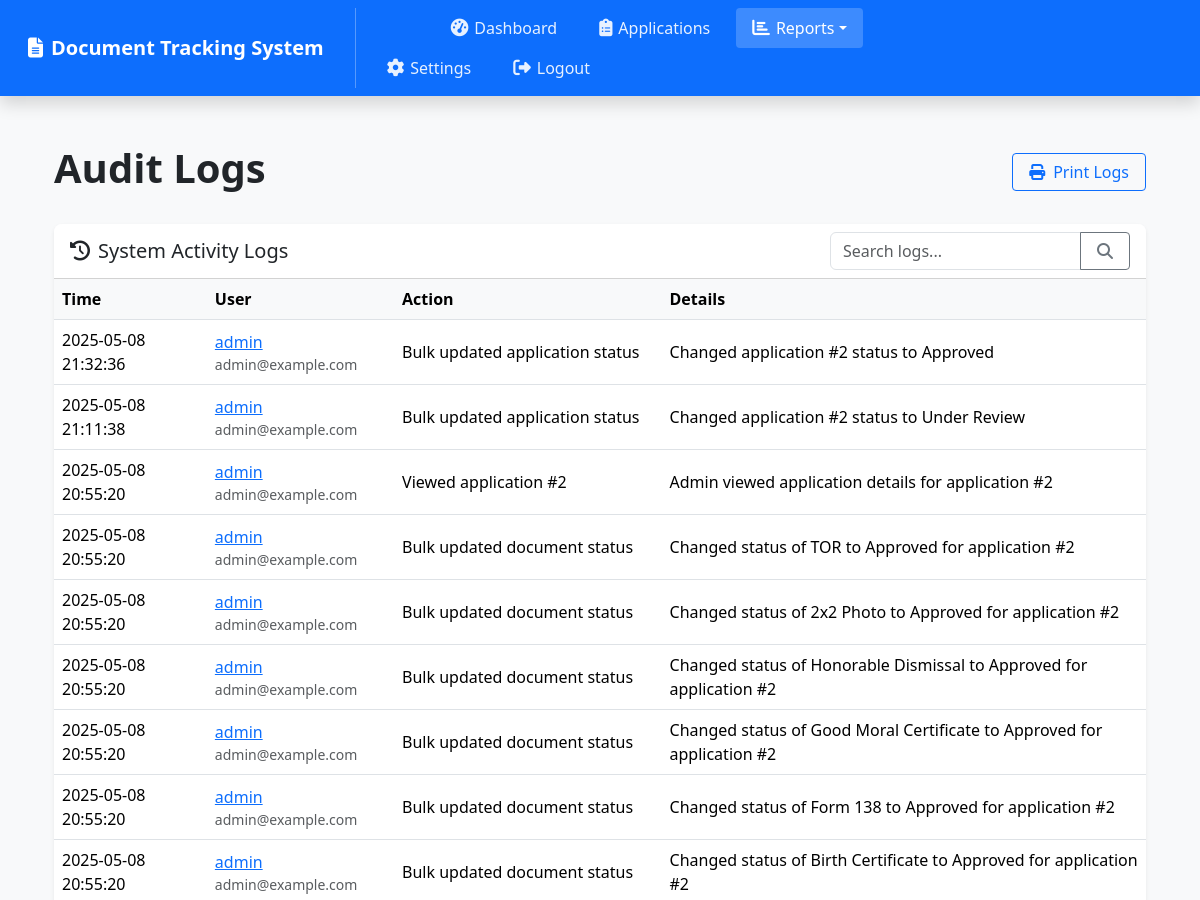
Before: /admin/logs (signed in, upper part) with the older database file.
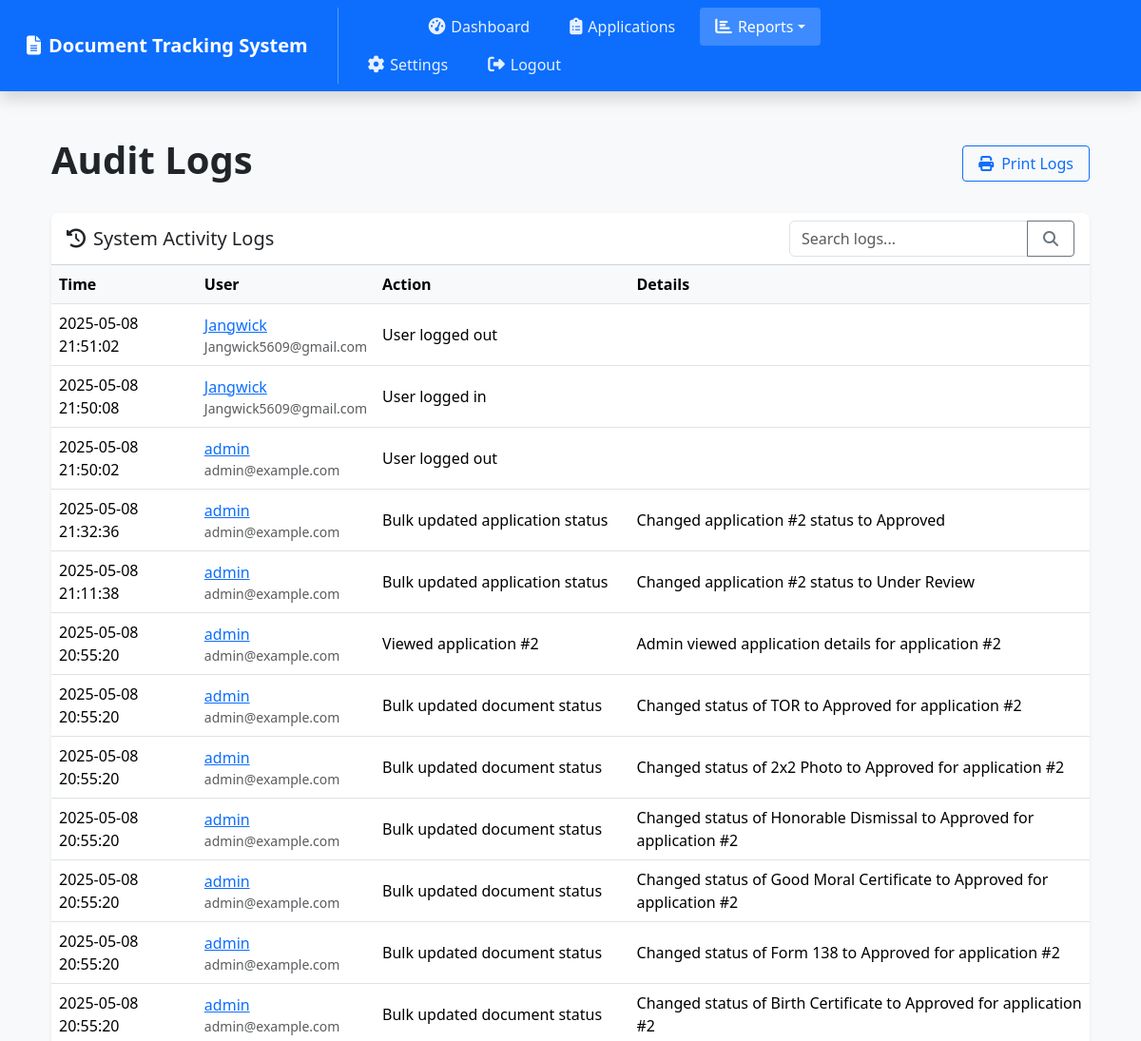
After: the same page with the newer database file.
### app.py (models this page shows, shortened)
class AuditLog(db.Model):
    id = db.Column(db.Integer, primary_key=True)
    user_id = db.Column(db.Integer, db.ForeignKey('user.id'), nullable=False)
    action = db.Column(db.String(200), nullable=False)
    timestamp = db.Column(db.DateTime, default=datetime.utcnow)
    details = db.Column(db.Text, nullable=True)
    user = db.relationship('User', backref='logs', lazy=True)

class User(db.Model, UserMixin):
    id = db.Column(db.Integer, primary_key=True)
    username = db.Column(db.String(100), unique=True, nullable=False)
    email = db.Column(db.String(120), unique=True, nullable=False)
    password = db.Column(db.String(200), nullable=False)
    role = db.Column(db.String(20), default='student')
    profile_picture = db.Column(db.String(200), default='default.jpg')
    created_at = db.Column(db.DateTime, default=datetime.utcnow)
    applications = db.relationship('Application', backref='user', lazy=True)

### app.py (the view)
@app.route('/admin/logs')
@login_required
def admin_logs():
    if current_user.role != 'admin':
        flash('Access denied', 'danger')
        return redirect(url_for('dashboard'))
    logs = AuditLog.query.order_by(AuditLog.timestamp.desc()).limit(100).all()
    return render_template('admin/logs.html', logs=logs)

### app.py (called while the page is built)
@login_manager.user_loader
def load_user(user_id):
    return User.query.get(int(user_id))

@app.context_processor
def inject_notifications():
    def get_notifications():
        if current_user.is_authenticated:
            return Notification.query.filter_by(user_id=current_user.id, is_read=False).all()
        return []
    return dict(get_notifications=get_notifications)

@app.context_processor
def inject_now():
    def now():
        return datetime.utcnow()
    return dict(now=now)

@app.context_processor
def inject_user_logs():
    def get_user_logs(user_id, limit=5):
        return AuditLog.query.filter_by(user_id=user_id).order_by(AuditLog.timestamp.desc()).limit(limit).all()
    return dict(get_user_logs=get_user_logs)

### templates/admin/logs.html (shortened to what this page needs)
{% extends 'base.html' %}
{% block content %}
<div class="container py-4">
    <div class="d-flex justify-content-between align-items-center mb-4">
        <h1 class="fw-bold">Audit Logs</h1>
        <div>
            <button class="btn btn-outline-primary" onclick="window.print()">
                <i class="fas fa-print me-2"></i>Print Logs
            </button>
        </div>
    </div>
    <div class="card shadow-sm">
        <div class="card-header bg-white">
            <div class="d-flex justify-content-between align-items-center">
                <h5 class="mb-0"><i class="fas fa-history me-2"></i>System Activity Logs</h5>
                <div class="input-group" style="width: 300px;">
                    <input type="text" class="form-control" placeholder="Search logs..." id="logSearch">
                    <button class="btn btn-outline-secondary" type="button">
                        <i class="fas fa-search"></i>
                    </button>
                </div>
            </div>
        </div>
        <div class="card-body p-0">
            {% if logs %}
                <div class="table-responsive">
                    <table class="table table-hover align-middle mb-0" id="logsTable">
                        <thead>
                            <tr>
                                <th>Time</th>
                                <th>User</th>
                                <th>Action</th>
                                <th>Details</th>
                            </tr>
                        </thead>
                        <tbody>
                            {% for log in logs %}
                            <tr>
                                <td>{{ log.timestamp.strftime('%Y-%m-%d %H:%M:%S') }}</td>
                                <td>
                                    <a href="{{ url_for('admin_user_detail', user_id=log.user_id) }}">
                                        {{ log.user.username }}
                                    </a>
                                    <small class="d-block text-muted">{{ log.user.email }}</small>
                                </td>
                                <td>{{ log.action }}</td>
                                <td>{{ log.details or '' }}</td>
                            </tr>
                            {% endfor %}
                        </tbody>
                    </table>
                </div>
            {% else %}
                <div class="p-4 text-center">
                    <i class="fas fa-history fa-3x text-muted mb-3"></i>
                    <h5>No Audit Logs Found</h5>
                    <p class="text-muted">There are no system activity logs recorded yet.</p>
                </div>
            {% endif %}
        </div>
    </div>
</div>
{% endblock %}

Changed rows visible on the page:
added AuditLog: timestamp "2025-05-08 21:51:02", user.username "Jangwick", user.email "Jangwick5609@gmail.com", action "User logged out"
added AuditLog: timestamp "2025-05-08 21:50:08", user.username "Jangwick", user.email "Jangwick5609@gmail.com", action "User logged in"
added AuditLog: timestamp "2025-05-08 21:50:02", user.username "admin", user.email "admin@example.com", action "User logged out"
